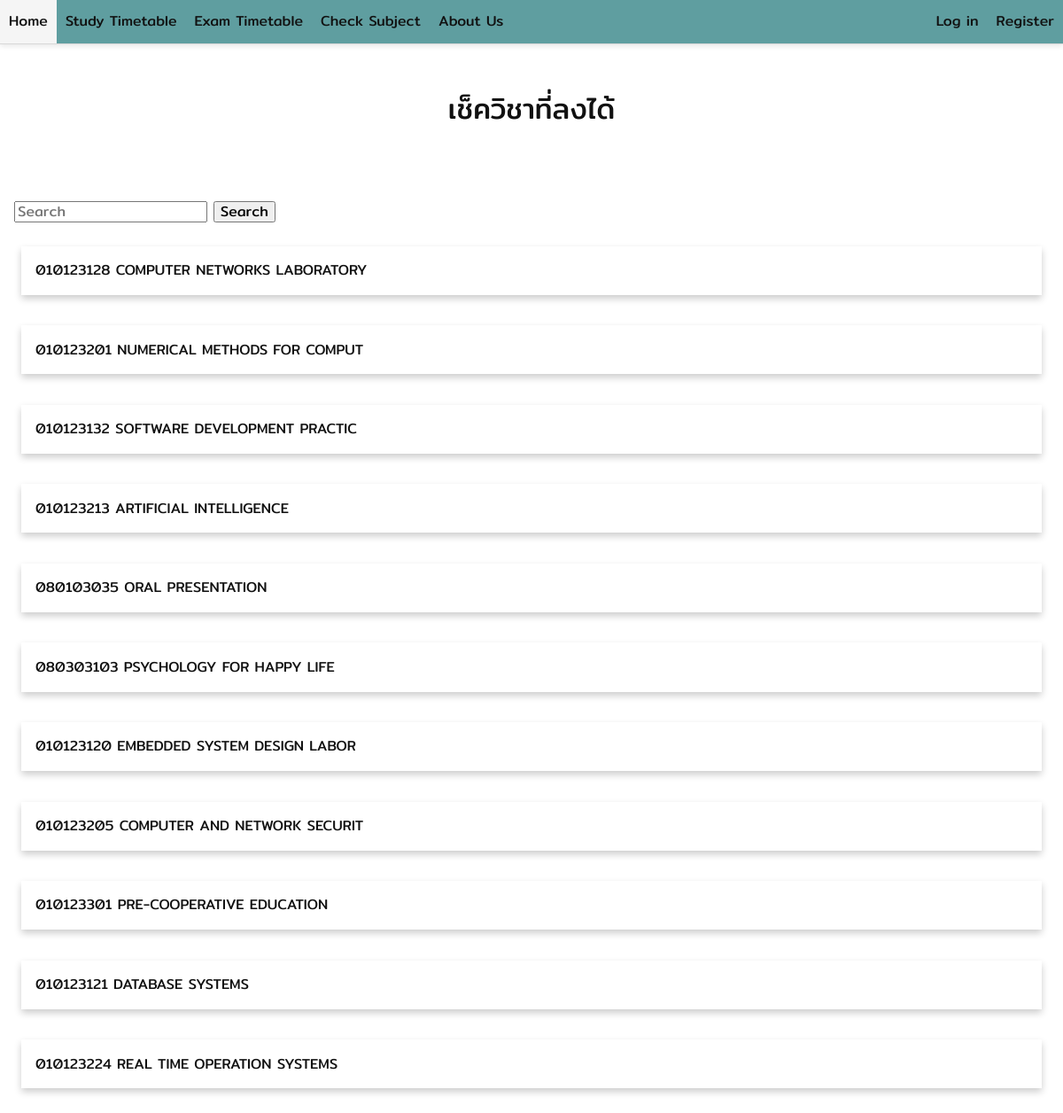
The page /help/checksubject on the database its author committed.
### helpApp/models.py (models this page shows, shortened)
class Subject(models.Model):
    subject_ID = models.CharField(max_length=200)
    name = models.CharField(max_length=200)
    mid_term = models.DateTimeField('mid term', null=True,blank=True)
    final = models.DateTimeField('final', null=True,blank=True)

### helpApp/views.py (the view)
# urls.py: path('checksubject', views.checkSubject, name='check'),
def checkSubject(request):
    if 'search-subject' in request.GET:
        q = request.GET.get('search-subject')
        multi_q = Q(Q(subject_ID__icontains=q) | Q(name__icontains=q))
        subject = Subject.objects.filter(multi_q)
    else:
        subject = Subject.objects.all()
    context = {'subject':subject}
    return render(request, 'helpApp/checksubject.html', context)

### helpApp/templates/helpApp/checksubject.html (shortened to what this page needs)
{% extends 'generalApp/components/base.html' %}
{% block content %}
<div class="header-section">
    <h1>เช็ควิชาที่ลงได้</h1>
</div>
<div class="content-section">
    <div class="content-container">
        <form method="get">
        <input type="search" name='search-subject' placeholder="Search">
        <button type="submit">Search</button>
        </form>
        <br>
        {% for subject in subject %}
        <div class="cardd">
            <div class="container-about">
                <br>
                <a class="button-link" href="{% url 'verify' subject.subject_ID %}">{{ subject.subject_ID}} {{ subject.name }}</a>
                <br>
                <br>
            </div>
        </div>
        <br>
        {% endfor %}
    </div>
</div>
{% endblock %}

### generalApp/static/generalApp/main.css (style rules this page uses)
html { color: #333333; font-family: 'Mitr', 'sans-serif'; font-weight: 300; }
h1, h2, h3, h4, h5, h6 { color: #111111; font-weight: 400; line-height: 1.4; margin-top: 0px; margin-bottom: 16px; }
a { color: #111111; }
.content-section { padding: 16px; }
.content-container { max-width: 1200px; margin-left: auto; margin-right: auto; }
.button-link { text-decoration: none; font-weight: 400; }
.cardd { box-shadow: 0 4px 8px 0 rgba(0, 0, 0, 0.2); margin: 8px; }
.container-about { padding: 0 16px; }
.container-about::after, .row-about::after { content: ""; clear: both; display: table; }
.header-section { padding: 50px; text-align: center; }

### rows shown on the page
Subject: subject_ID "010123128", name "COMPUTER NETWORKS LABORATORY"
Subject: subject_ID "010123201", name "NUMERICAL METHODS FOR COMPUT"
Subject: subject_ID "010123132", name "SOFTWARE DEVELOPMENT PRACTIC"
Subject: subject_ID "010123213", name "ARTIFICIAL INTELLIGENCE"
Subject: subject_ID "080103035", name "ORAL PRESENTATION"
Subject: subject_ID "080303103", name "PSYCHOLOGY FOR HAPPY LIFE"
Subject: subject_ID "010123120", name "EMBEDDED SYSTEM DESIGN LABOR"
Subject: subject_ID "010123205", name "COMPUTER AND NETWORK SECURIT"
Subject: subject_ID "010123301", name "PRE-COOPERATIVE EDUCATION"
Subject: subject_ID "010123121", name "DATABASE SYSTEMS"
Subject: subject_ID "010123224", name "REAL TIME OPERATION SYSTEMS"
